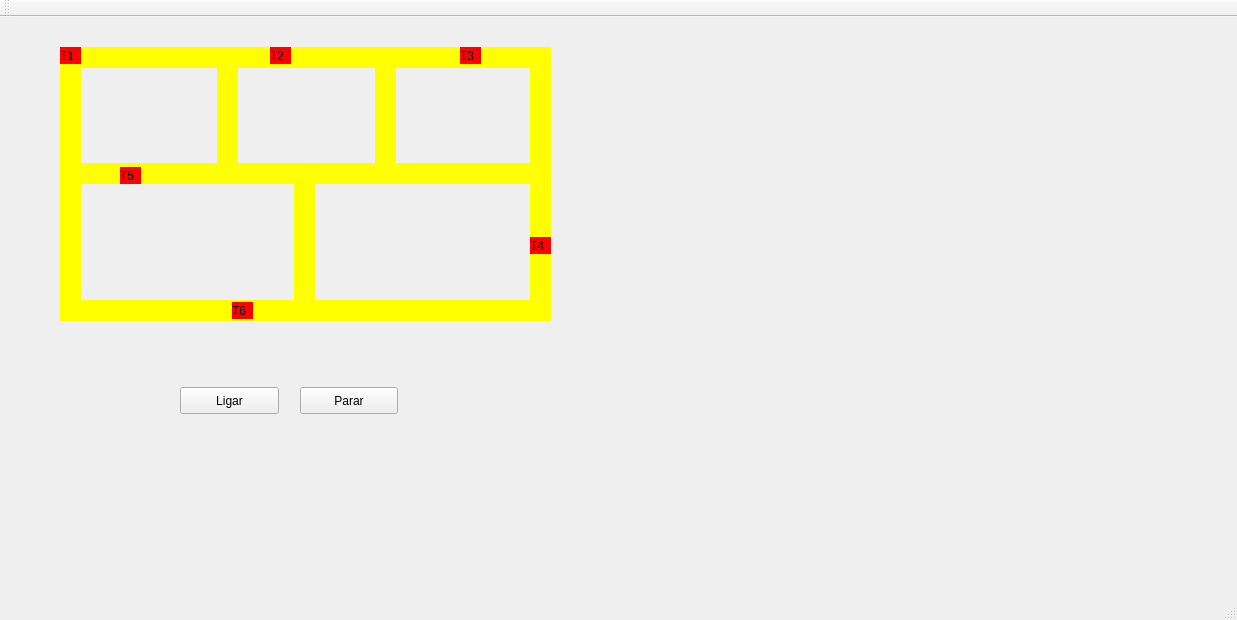
<?xml version="1.0" encoding="UTF-8"?>
<ui version="4.0">
 <class>MainWindow</class>
 <widget class="QMainWindow" name="MainWindow">
  <property name="geometry">
   <rect>
    <x>0</x>
    <y>0</y>
    <width>1237</width>
    <height>620</height>
   </rect>
  </property>
  <property name="windowTitle">
   <string>MainWindow</string>
  </property>
  <widget class="QWidget" name="centralWidget">
   <widget class="QLabel" name="label_trem1">
    <property name="geometry">
     <rect>
      <x>60</x>
      <y>30</y>
      <width>21</width>
      <height>17</height>
     </rect>
    </property>
    <property name="styleSheet">
     <string notr="true">QLabel { background: red}</string>
    </property>
    <property name="text">
     <string>T1</string>
    </property>
   </widget>
   <widget class="QLabel" name="R0">
    <property name="geometry">
     <rect>
      <x>80</x>
      <y>30</y>
      <width>137</width>
      <height>21</height>
     </rect>
    </property>
    <property name="styleSheet">
     <string notr="true">QLabel { background: yellow}</string>
    </property>
    <property name="text">
     <string/>
    </property>
   </widget>
   <widget class="QLabel" name="R3">
    <property name="geometry">
     <rect>
      <x>80</x>
      <y>146</y>
      <width>137</width>
      <height>21</height>
     </rect>
    </property>
    <property name="styleSheet">
     <string notr="true">QLabel { background: yellow}</string>
    </property>
    <property name="text">
     <string/>
    </property>
   </widget>
   <widget class="QLabel" name="R1">
    <property name="geometry">
     <rect>
      <x>217</x>
      <y>30</y>
      <width>21</width>
      <height>137</height>
     </rect>
    </property>
    <property name="styleSheet">
     <string notr="true">QLabel { background: yellow}</string>
    </property>
    <property name="text">
     <string/>
    </property>
   </widget>
   <widget class="QLabel" name="R5">
    <property name="geometry">
     <rect>
      <x>60</x>
      <y>30</y>
      <width>21</width>
      <height>137</height>
     </rect>
    </property>
    <property name="styleSheet">
     <string notr="true">QLabel { background: yellow}</string>
    </property>
    <property name="text">
     <string/>
    </property>
   </widget>
   <widget class="QPushButton" name="pushButton">
    <property name="geometry">
     <rect>
      <x>180</x>
      <y>370</y>
      <width>99</width>
      <height>27</height>
     </rect>
    </property>
    <property name="text">
     <string>Ligar</string>
    </property>
   </widget>
   <widget class="QPushButton" name="pushButton_2">
    <property name="geometry">
     <rect>
      <x>300</x>
      <y>370</y>
      <width>98</width>
      <height>27</height>
     </rect>
    </property>
    <property name="text">
     <string>Parar</string>
    </property>
   </widget>
   <widget class="QLabel" name="R4">
    <property name="geometry">
     <rect>
      <x>375</x>
      <y>30</y>
      <width>21</width>
      <height>137</height>
     </rect>
    </property>
    <property name="styleSheet">
     <string notr="true">QLabel { background: yellow}</string>
    </property>
    <property name="text">
     <string/>
    </property>
   </widget>
   <widget class="QLabel" name="R2">
    <property name="geometry">
     <rect>
      <x>238</x>
      <y>30</y>
      <width>137</width>
      <height>21</height>
     </rect>
    </property>
    <property name="styleSheet">
     <string notr="true">QLabel { background: yellow}</string>
    </property>
    <property name="text">
     <string/>
    </property>
   </widget>
   <widget class="QLabel" name="R6">
    <property name="geometry">
     <rect>
      <x>238</x>
      <y>146</y>
      <width>137</width>
      <height>21</height>
     </rect>
    </property>
    <property name="styleSheet">
     <string notr="true">QLabel { background: yellow}</string>
    </property>
    <property name="text">
     <string/>
    </property>
   </widget>
   <widget class="QLabel" name="label_trem2">
    <property name="geometry">
     <rect>
      <x>270</x>
      <y>30</y>
      <width>21</width>
      <height>17</height>
     </rect>
    </property>
    <property name="styleSheet">
     <string notr="true">QLabel { background: red}</string>
    </property>
    <property name="text">
     <string>T2</string>
    </property>
   </widget>
   <widget class="QLabel" name="R9">
    <property name="geometry">
     <rect>
      <x>396</x>
      <y>146</y>
      <width>137</width>
      <height>21</height>
     </rect>
    </property>
    <property name="styleSheet">
     <string notr="true">QLabel { background: yellow}</string>
    </property>
    <property name="text">
     <string/>
    </property>
   </widget>
   <widget class="QLabel" name="R7">
    <property name="geometry">
     <rect>
      <x>396</x>
      <y>30</y>
      <width>137</width>
      <height>21</height>
     </rect>
    </property>
    <property name="styleSheet">
     <string notr="true">QLabel { background: yellow}</string>
    </property>
    <property name="text">
     <string/>
    </property>
   </widget>
   <widget class="QLabel" name="R8">
    <property name="geometry">
     <rect>
      <x>530</x>
      <y>30</y>
      <width>21</width>
      <height>137</height>
     </rect>
    </property>
    <property name="styleSheet">
     <string notr="true">QLabel { background: yellow}</string>
    </property>
    <property name="text">
     <string/>
    </property>
   </widget>
   <widget class="QLabel" name="R10">
    <property name="geometry">
     <rect>
      <x>294</x>
      <y>167</y>
      <width>21</width>
      <height>137</height>
     </rect>
    </property>
    <property name="styleSheet">
     <string notr="true">QLabel { background: yellow}</string>
    </property>
    <property name="text">
     <string/>
    </property>
   </widget>
   <widget class="QLabel" name="R13">
    <property name="geometry">
     <rect>
      <x>530</x>
      <y>167</y>
      <width>21</width>
      <height>137</height>
     </rect>
    </property>
    <property name="styleSheet">
     <string notr="true">QLabel { background: yellow}</string>
    </property>
    <property name="text">
     <string/>
    </property>
   </widget>
   <widget class="QLabel" name="R12">
    <property name="geometry">
     <rect>
      <x>60</x>
      <y>167</y>
      <width>21</width>
      <height>137</height>
     </rect>
    </property>
    <property name="styleSheet">
     <string notr="true">QLabel { background: yellow}</string>
    </property>
    <property name="text">
     <string/>
    </property>
   </widget>
   <widget class="QLabel" name="R11">
    <property name="geometry">
     <rect>
      <x>80</x>
      <y>283</y>
      <width>214</width>
      <height>21</height>
     </rect>
    </property>
    <property name="styleSheet">
     <string notr="true">QLabel { background: yellow}</string>
    </property>
    <property name="text">
     <string/>
    </property>
   </widget>
   <widget class="QLabel" name="R14">
    <property name="geometry">
     <rect>
      <x>315</x>
      <y>283</y>
      <width>215</width>
      <height>21</height>
     </rect>
    </property>
    <property name="styleSheet">
     <string notr="true">QLabel { background: yellow}</string>
    </property>
    <property name="text">
     <string/>
    </property>
   </widget>
   <widget class="QLabel" name="label_trem3">
    <property name="geometry">
     <rect>
      <x>460</x>
      <y>30</y>
      <width>21</width>
      <height>17</height>
     </rect>
    </property>
    <property name="styleSheet">
     <string notr="true">QLabel { background: red}</string>
    </property>
    <property name="text">
     <string>T3</string>
    </property>
   </widget>
   <widget class="QLabel" name="label_trem4">
    <property name="geometry">
     <rect>
      <x>530</x>
      <y>220</y>
      <width>21</width>
      <height>17</height>
     </rect>
    </property>
    <property name="styleSheet">
     <string notr="true">QLabel { background: red}</string>
    </property>
    <property name="text">
     <string>T4</string>
    </property>
   </widget>
   <widget class="QLabel" name="label_trem5">
    <property name="geometry">
     <rect>
      <x>120</x>
      <y>150</y>
      <width>21</width>
      <height>17</height>
     </rect>
    </property>
    <property name="styleSheet">
     <string notr="true">QLabel { background: red}</string>
    </property>
    <property name="text">
     <string>T5</string>
    </property>
   </widget>
   <widget class="QLabel" name="label_trem6">
    <property name="geometry">
     <rect>
      <x>232</x>
      <y>285</y>
      <width>21</width>
      <height>17</height>
     </rect>
    </property>
    <property name="styleSheet">
     <string notr="true">QLabel { background: red}</string>
    </property>
    <property name="text">
     <string>T6</string>
    </property>
   </widget>
   <zorder>R0</zorder>
   <zorder>R3</zorder>
   <zorder>R1</zorder>
   <zorder>R5</zorder>
   <zorder>label_trem1</zorder>
   <zorder>pushButton</zorder>
   <zorder>pushButton_2</zorder>
   <zorder>R4</zorder>
   <zorder>R2</zorder>
   <zorder>R6</zorder>
   <zorder>label_trem2</zorder>
   <zorder>R9</zorder>
   <zorder>R7</zorder>
   <zorder>R8</zorder>
   <zorder>R10</zorder>
   <zorder>R13</zorder>
   <zorder>R12</zorder>
   <zorder>R11</zorder>
   <zorder>R14</zorder>
   <zorder>label_trem3</zorder>
   <zorder>label_trem4</zorder>
   <zorder>label_trem5</zorder>
   <zorder>label_trem6</zorder>
  </widget>
  <widget class="QMenuBar" name="menuBar">
   <property name="geometry">
    <rect>
     <x>0</x>
     <y>0</y>
     <width>1237</width>
     <height>22</height>
    </rect>
   </property>
  </widget>
  <widget class="QToolBar" name="mainToolBar">
   <attribute name="toolBarArea">
    <enum>TopToolBarArea</enum>
   </attribute>
   <attribute name="toolBarBreak">
    <bool>false</bool>
   </attribute>
  </widget>
  <widget class="QStatusBar" name="statusBar"/>
 </widget>
 <layoutdefault spacing="6" margin="11"/>
 <resources/>
 <connections/>
</ui>
